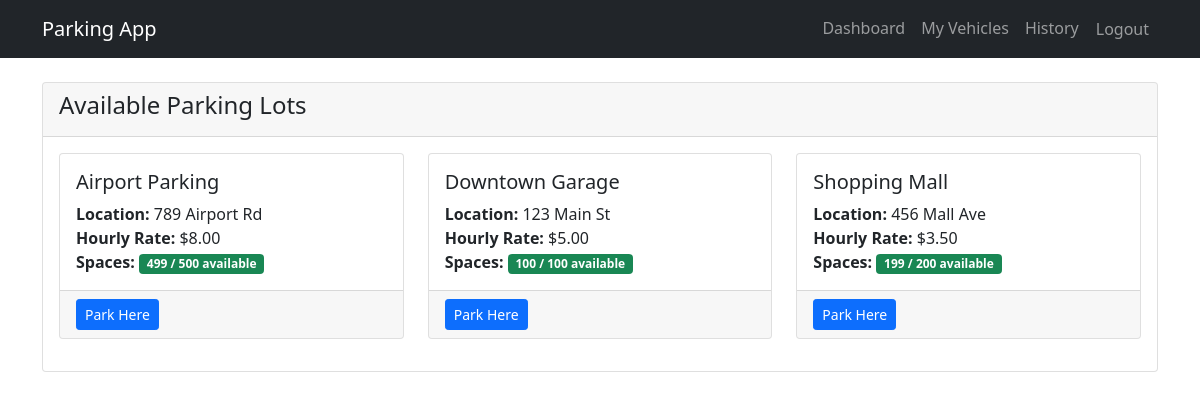
The page /parking-lots/ (signed in) on the database its author committed.
### parking/models.py (models this page shows, shortened)
class ParkingLot(models.Model):
    name = models.CharField(max_length=100)
    location = models.CharField(max_length=200)
    total_spaces = models.IntegerField(validators=[MinValueValidator(1)])
    available_spaces = models.IntegerField(default=0)
    hourly_rate = models.DecimalField(max_digits=6, decimal_places=2, validators=[MinValueValidator(0)])
    class Meta:
        ordering = ['name']

### parking/views.py (the view)
# urls.py: path('parking-lots/', views.parking_lot_list, name='parking_lot_list'),
@login_required
def parking_lot_list(request):
    lots = ParkingLot.objects.all()
    return render(request, 'parking_lot_list.html', {'lots': lots})

### templates/parking_lot_list.html
{% extends 'base.html' %}
{% block content %}
<div class="card">
    <div class="card-header">
        <h4>Available Parking Lots</h4>
    </div>
    <div class="card-body">
        {% if lots %}
        <div class="row">
            {% for lot in lots %}
            <div class="col-md-4 mb-3">
                <div class="card h-100">
                    <div class="card-body">
                        <h5 class="card-title">{{ lot.name }}</h5>
                        <p class="card-text">
                            <strong>Location:</strong> {{ lot.location }}<br>
                            <strong>Hourly Rate:</strong> ${{ lot.hourly_rate }}<br>
                            <strong>Spaces:</strong>
                            <span class="badge {% if lot.available_spaces > 10 %}bg-success{% elif lot.available_spaces > 0 %}bg-warning{% else %}bg-danger{% endif %}">
                                {{ lot.available_spaces }} / {{ lot.total_spaces }} available
                            </span>
                        </p>
                    </div>
                    <div class="card-footer">
                        {% if lot.available_spaces > 0 %}
                            <a href="{% url 'start_parking' %}" class="btn btn-primary btn-sm">Park Here</a>
                        {% else %}
                            <button class="btn btn-secondary btn-sm" disabled>Full</button>
                        {% endif %}
                    </div>
                </div>
            </div>
            {% endfor %}
        </div>
        {% else %}
        <div class="text-center py-5">
            <h5 class="text-muted">No parking lots available</h5>
            <p>Please check back later or contact administrator.</p>
        </div>
        {% endif %}
    </div>
</div>
{% endblock %}

### rows shown on the page
ParkingLot: name "Airport Parking", location "789 Airport Rd", hourly_rate "8.00", available_spaces "499", total_spaces "500", shows "Park Here"
ParkingLot: name "Downtown Garage", location "123 Main St", hourly_rate "5.00", available_spaces "100", total_spaces "100", shows "Park Here"
ParkingLot: name "Shopping Mall", location "456 Mall Ave", hourly_rate "3.50", available_spaces "199", total_spaces "200", shows "Park Here"
